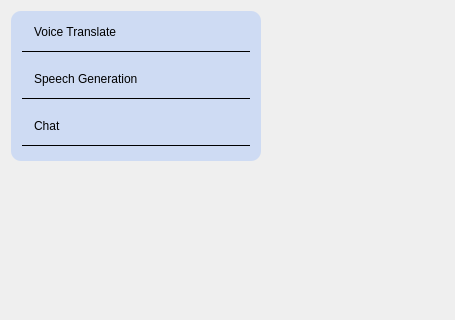
<?xml version="1.0" encoding="UTF-8"?>
<ui version="4.0">
 <class>WRobotNavigationClass</class>
 <widget class="QWidget" name="WRobotNavigationClass">
  <property name="geometry">
   <rect>
    <x>0</x>
    <y>0</y>
    <width>455</width>
    <height>320</height>
   </rect>
  </property>
  <property name="minimumSize">
   <size>
    <width>450</width>
    <height>310</height>
   </size>
  </property>
  <property name="windowTitle">
   <string>WRobotNavigation</string>
  </property>
  <layout class="QVBoxLayout" name="verticalLayout_2">
   <item>
    <layout class="QHBoxLayout" name="horizontalLayout">
     <item>
      <widget class="QFrame" name="frame">
       <property name="minimumSize">
        <size>
         <width>250</width>
         <height>150</height>
        </size>
       </property>
       <property name="maximumSize">
        <size>
         <width>250</width>
         <height>150</height>
        </size>
       </property>
       <property name="styleSheet">
        <string notr="true">QFrame{
	background-color: #CEDBF3;
	border-radius:10px
}

QLabel{
	background-color: rgb(0, 0, 0);
}

QPushButton{
	font: 14px &quot;微软雅黑&quot;;
	background-color: transparent;
	text-align:left;
	padding-left:12px;
	border:none;
	border-bottom:1px solid #000000
}</string>
       </property>
       <property name="frameShape">
        <enum>QFrame::StyledPanel</enum>
       </property>
       <property name="frameShadow">
        <enum>QFrame::Raised</enum>
       </property>
       <layout class="QVBoxLayout" name="verticalLayout">
        <property name="topMargin">
         <number>0</number>
        </property>
        <item>
         <widget class="QPushButton" name="pb_voice">
          <property name="minimumSize">
           <size>
            <width>0</width>
            <height>40</height>
           </size>
          </property>
          <property name="text">
           <string>Voice Translate</string>
          </property>
         </widget>
        </item>
        <item>
         <widget class="QPushButton" name="pb_speech">
          <property name="minimumSize">
           <size>
            <width>0</width>
            <height>40</height>
           </size>
          </property>
          <property name="text">
           <string>Speech Generation</string>
          </property>
         </widget>
        </item>
        <item>
         <widget class="QPushButton" name="pb_chat">
          <property name="minimumSize">
           <size>
            <width>0</width>
            <height>40</height>
           </size>
          </property>
          <property name="text">
           <string>Chat</string>
          </property>
         </widget>
        </item>
       </layout>
      </widget>
     </item>
     <item>
      <spacer name="horizontalSpacer">
       <property name="orientation">
        <enum>Qt::Horizontal</enum>
       </property>
       <property name="sizeHint" stdset="0">
        <size>
         <width>118</width>
         <height>20</height>
        </size>
       </property>
      </spacer>
     </item>
    </layout>
   </item>
   <item>
    <spacer name="verticalSpacer">
     <property name="orientation">
      <enum>Qt::Vertical</enum>
     </property>
     <property name="sizeHint" stdset="0">
      <size>
       <width>20</width>
       <height>141</height>
      </size>
     </property>
    </spacer>
   </item>
  </layout>
 </widget>
 <layoutdefault spacing="6" margin="11"/>
 <resources>
  <include location="AiSound.qrc"/>
 </resources>
 <connections/>
</ui>
